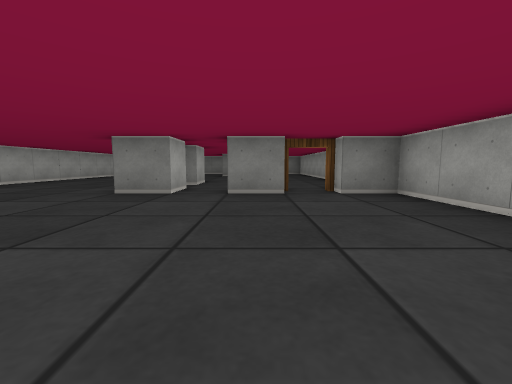
[1] (above)

14 first-person views from a walk through a cub3D level. The camera is about half as high as the walls, tilts 6° down and sees 90° across. The floor is counted in squares. Each view is taken from the middle of a square. On the plan, view 1 faces up. The plan holds only what a view shows up to about 9 squares ahead; the rest is blank.

[2]
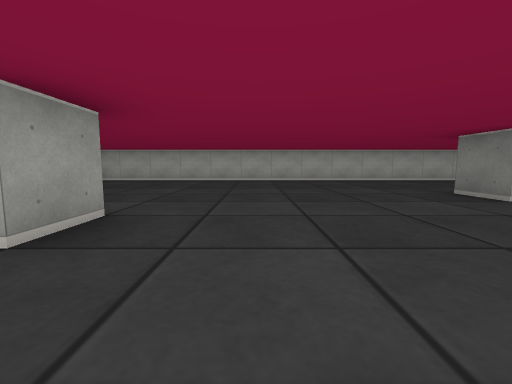

[3]
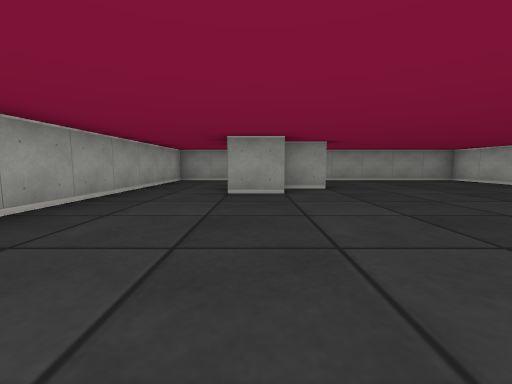

[4]
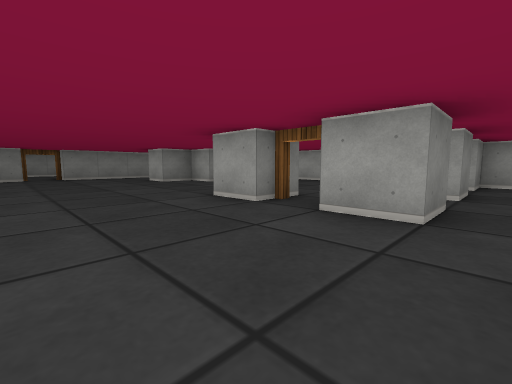

[5]
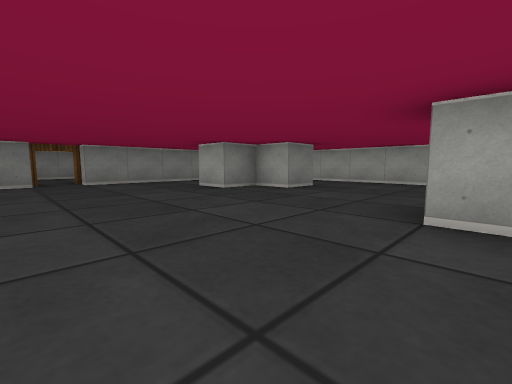

[6]
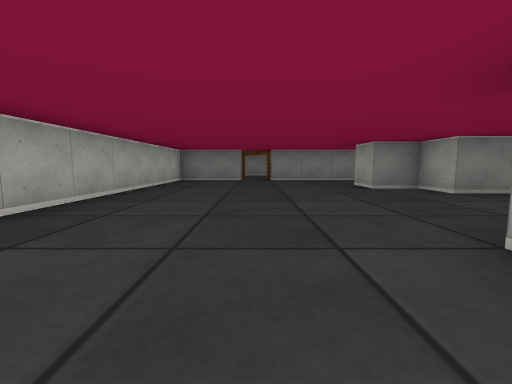

[7]
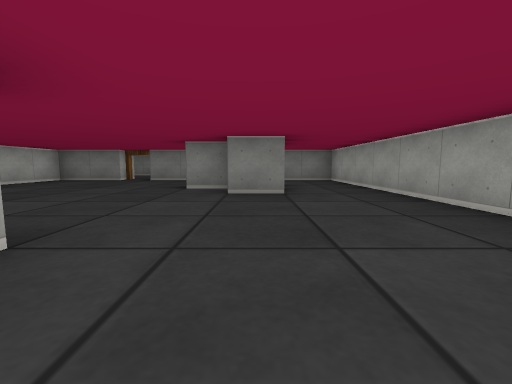

[8]
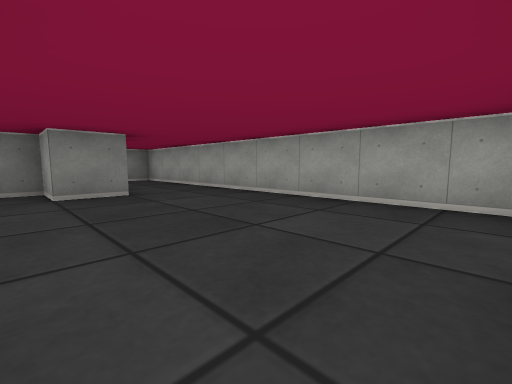

[9]
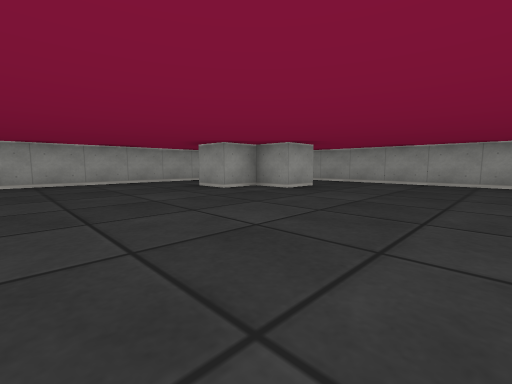

[10]
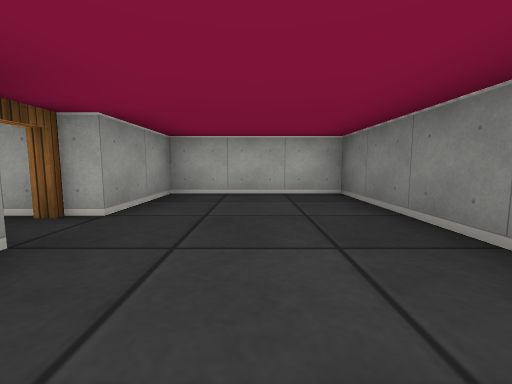

[11]
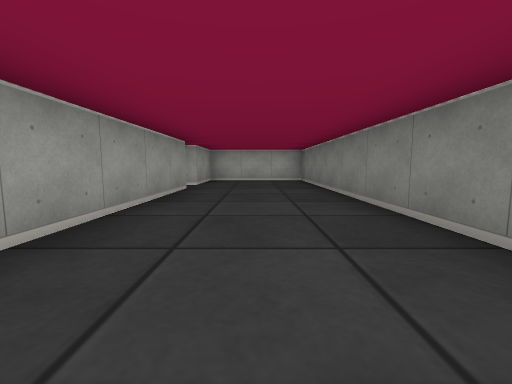

[12]
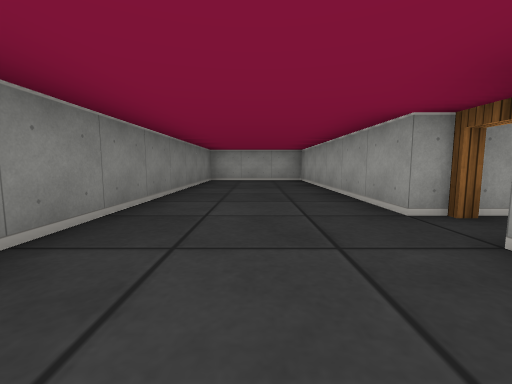

[13]
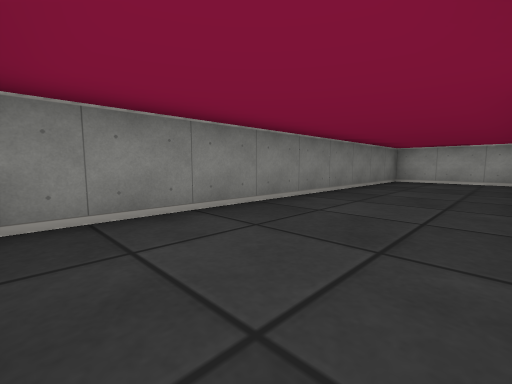

[14]
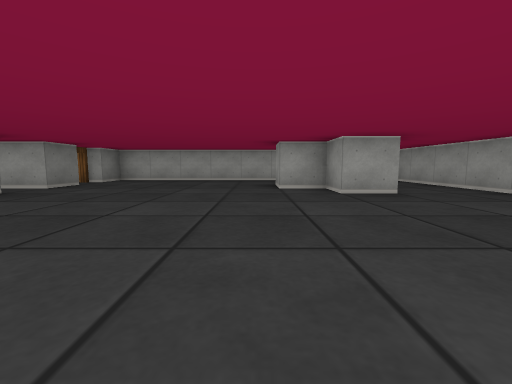

### Floor plan
Points are (right, up) in squares from view 1. A wall is a line through its corners. A room is listed if a view was taken in it or the views show most of it. See-through windows are left out.
Room 1 (views 1, 2, 3, 4, 5, 6, 7, 8, 9, 14)
walls: (-2.5, 6.5) (-2.5, 7.5); (-1.5, 5.5) (-1.5, 4.5) (-2.5, 4.5) (-2.5, 5.5); (-1.5, 7.5) (-1.5, 6.5); (0.6, 4.5) (-0.5, 4.5) (-0.5, 5.5); (2.5, 5.9) (2.5, 12.5); (0.6, 10.5) (-0.5, 10.5) (-0.5, 11.5) (-1.5, 11.5) (-1.5, 12.5); (-1.5, -2.6) (-1.5, -1.5) (-0.5, -1.5) (-0.5, -0.5) (0.5, -0.5); (2.5, -2.5) (2.5, 4.5) (1.5, 4.5); (-4.5, 14.5) (-6.5, 14.5) (-6.5, -4.5) (0.5, -4.5); (0.5, 14.5) (-3.5, 14.5)
ways out: open door at (-4, 15) to room 2; opening at (-0.5, -3.5) to room 3; opening at (1.5, -1.5) to room 3; opening at (-0.5, 13.5) to room 4; opening at (1.5, 11.5) to room 4; open door at (-2, 6); open door at (1, 5)
Room 2 (views 10, 11, 12, 13)
walls: (-3.5, 15.5) (2.5, 15.5) (2.5, 18.5) (-6.5, 18.5) (-6.5, 15.5) (-4.5, 15.5)
ways out: open door at (-4, 15) to room 1
Room 3 (no view inside)
walls: (0.5, -4.5) (2.5, -4.5) (2.5, -2.5)
ways out: opening at (-0.5, -3.5) to room 1; opening at (1.5, -1.5) to room 1
Room 4 (no view inside)
walls: (2.5, 12.5) (2.5, 14.5) (0.5, 14.5)
ways out: opening at (-0.5, 13.5) to room 1; opening at (1.5, 11.5) to room 1

Where each view was taken, in squares from view 1:
view 1: 0 up, 0 right, facing up
view 2: 1 up, 2 right, facing left
view 3: 4 up, 0 right, facing down
view 4: 4 up, 5 left, facing up-right
view 5: 7 up, 5 left, facing up-right
view 6: 6 up, 4 left, facing up
view 7: 6 up, 0 right, facing up
view 8: 6 up, 1 left, facing up-right
view 9: 3 up, 5 left, facing down-right
view 10: 17 up, 2 left, facing left
view 11: 17 up, 2 right, facing left
view 12: 17 up, 6 left, facing right
view 13: 16 up, 6 left, facing up-right
view 14: 0 up, 6 left, facing right
